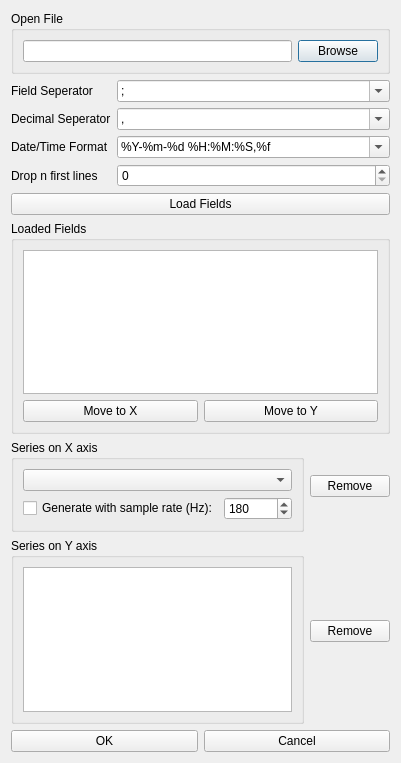
<?xml version="1.0" encoding="UTF-8"?>
<ui version="4.0">
 <class>NewPlot</class>
 <widget class="QDialog" name="NewPlot">
  <property name="geometry">
   <rect>
    <x>0</x>
    <y>0</y>
    <width>401</width>
    <height>763</height>
   </rect>
  </property>
  <property name="windowTitle">
   <string>New Plot</string>
  </property>
  <property name="sizeGripEnabled">
   <bool>false</bool>
  </property>
  <layout class="QVBoxLayout" name="verticalLayout_4">
   <item>
    <widget class="QGroupBox" name="groupBox">
     <property name="title">
      <string>Open File</string>
     </property>
     <layout class="QHBoxLayout" name="horizontalLayout">
      <item>
       <widget class="QLineEdit" name="txtFile"/>
      </item>
      <item>
       <widget class="QPushButton" name="btnBrowse">
        <property name="text">
         <string>Browse</string>
        </property>
       </widget>
      </item>
     </layout>
    </widget>
   </item>
   <item>
    <layout class="QFormLayout" name="formLayout">
     <item row="0" column="0">
      <widget class="QLabel" name="label">
       <property name="frameShape">
        <enum>QFrame::NoFrame</enum>
       </property>
       <property name="frameShadow">
        <enum>QFrame::Plain</enum>
       </property>
       <property name="text">
        <string>Field Seperator</string>
       </property>
      </widget>
     </item>
     <item row="0" column="1">
      <widget class="QComboBox" name="txtSep">
       <property name="editable">
        <bool>true</bool>
       </property>
       <item>
        <property name="text">
         <string>;</string>
        </property>
       </item>
       <item>
        <property name="text">
         <string>,</string>
        </property>
       </item>
       <item>
        <property name="text">
         <string>&lt;tab&gt;</string>
        </property>
       </item>
      </widget>
     </item>
     <item row="1" column="0">
      <widget class="QLabel" name="label_2">
       <property name="text">
        <string>Decimal Seperator</string>
       </property>
      </widget>
     </item>
     <item row="1" column="1">
      <widget class="QComboBox" name="txtDecimal">
       <property name="editable">
        <bool>true</bool>
       </property>
       <item>
        <property name="text">
         <string>,</string>
        </property>
       </item>
       <item>
        <property name="text">
         <string>.</string>
        </property>
       </item>
      </widget>
     </item>
     <item row="2" column="0">
      <widget class="QLabel" name="label_7">
       <property name="text">
        <string>Date/Time Format</string>
       </property>
      </widget>
     </item>
     <item row="2" column="1">
      <widget class="QComboBox" name="txtDateTime">
       <property name="editable">
        <bool>true</bool>
       </property>
       <item>
        <property name="text">
         <string>%Y-%m-%d %H:%M:%S,%f</string>
        </property>
       </item>
       <item>
        <property name="text">
         <string>%Y-%m-%d %H:%M:%S.%f</string>
        </property>
       </item>
       <item>
        <property name="text">
         <string>%H:%M</string>
        </property>
       </item>
       <item>
        <property name="text">
         <string>&lt;seconds&gt;</string>
        </property>
       </item>
       <item>
        <property name="text">
         <string>&lt;milliseconds&gt;</string>
        </property>
       </item>
       <item>
        <property name="text">
         <string>&lt;nanoseconds&gt;</string>
        </property>
       </item>
      </widget>
     </item>
     <item row="3" column="0">
      <widget class="QLabel" name="label_3">
       <property name="text">
        <string>Drop n first lines</string>
       </property>
      </widget>
     </item>
     <item row="3" column="1">
      <widget class="QSpinBox" name="spnLinedrop"/>
     </item>
    </layout>
   </item>
   <item>
    <widget class="QPushButton" name="btnLoad">
     <property name="text">
      <string>Load Fields</string>
     </property>
    </widget>
   </item>
   <item>
    <widget class="QGroupBox" name="groupBox_2">
     <property name="title">
      <string>Loaded Fields</string>
     </property>
     <layout class="QVBoxLayout" name="verticalLayout">
      <item>
       <widget class="QTableView" name="lstVAll">
        <property name="selectionMode">
         <enum>QAbstractItemView::MultiSelection</enum>
        </property>
       </widget>
      </item>
      <item>
       <layout class="QHBoxLayout" name="horizontalLayout">
        <item>
         <widget class="QPushButton" name="btnToX">
          <property name="text">
           <string>Move to X</string>
          </property>
         </widget>
        </item>
        <item>
         <widget class="QPushButton" name="btnToY">
          <property name="text">
           <string>Move to Y</string>
          </property>
         </widget>
        </item>
       </layout>
      </item>
     </layout>
    </widget>
   </item>
   <item>
    <layout class="QGridLayout" name="gridLayout">
     <item row="2" column="0">
      <layout class="QHBoxLayout" name="horizontalLayout_6"/>
     </item>
     <item row="1" column="1">
      <widget class="QGroupBox" name="groupBox_5">
       <property name="title">
        <string>Series on Y axis</string>
       </property>
       <layout class="QVBoxLayout" name="verticalLayout_7">
        <item>
         <widget class="QListView" name="lstVY">
          <property name="selectionMode">
           <enum>QAbstractItemView::MultiSelection</enum>
          </property>
         </widget>
        </item>
       </layout>
      </widget>
     </item>
     <item row="0" column="1">
      <widget class="QGroupBox" name="groupBox_6">
       <property name="title">
        <string>Series on X axis</string>
       </property>
       <layout class="QVBoxLayout" name="verticalLayout_8">
        <item>
         <layout class="QVBoxLayout" name="verticalLayout_2">
          <item>
           <widget class="QComboBox" name="lstVX">
            <property name="maxCount">
             <number>4</number>
            </property>
           </widget>
          </item>
          <item>
           <layout class="QHBoxLayout" name="horizontalLayout_2">
            <item>
             <widget class="QCheckBox" name="chkGenX">
              <property name="text">
               <string>Generate with sample rate (Hz):</string>
              </property>
             </widget>
            </item>
            <item>
             <widget class="QSpinBox" name="spnFs">
              <property name="minimum">
               <number>1</number>
              </property>
              <property name="maximum">
               <number>10000</number>
              </property>
              <property name="value">
               <number>180</number>
              </property>
             </widget>
            </item>
           </layout>
          </item>
         </layout>
        </item>
       </layout>
      </widget>
     </item>
     <item row="1" column="2">
      <widget class="QPushButton" name="btnRemoveY">
       <property name="sizePolicy">
        <sizepolicy hsizetype="Fixed" vsizetype="Fixed">
         <horstretch>0</horstretch>
         <verstretch>0</verstretch>
        </sizepolicy>
       </property>
       <property name="text">
        <string>Remove</string>
       </property>
      </widget>
     </item>
     <item row="0" column="2">
      <widget class="QPushButton" name="btnRemoveX">
       <property name="sizePolicy">
        <sizepolicy hsizetype="Fixed" vsizetype="Fixed">
         <horstretch>0</horstretch>
         <verstretch>0</verstretch>
        </sizepolicy>
       </property>
       <property name="text">
        <string>Remove</string>
       </property>
      </widget>
     </item>
    </layout>
   </item>
   <item>
    <layout class="QHBoxLayout" name="horizontalLayout_3">
     <item>
      <widget class="QPushButton" name="btnOk">
       <property name="text">
        <string>OK</string>
       </property>
      </widget>
     </item>
     <item>
      <widget class="QPushButton" name="btnCancel">
       <property name="text">
        <string>Cancel</string>
       </property>
      </widget>
     </item>
    </layout>
   </item>
  </layout>
  <zorder>groupBox</zorder>
  <zorder>groupBox_2</zorder>
  <zorder>btnLoad</zorder>
 </widget>
 <resources/>
 <connections>
  <connection>
   <sender>chkGenX</sender>
   <signal>clicked(bool)</signal>
   <receiver>lstVX</receiver>
   <slot>setDisabled(bool)</slot>
   <hints>
    <hint type="sourcelabel">
     <x>106</x>
     <y>494</y>
    </hint>
    <hint type="destinationlabel">
     <x>163</x>
     <y>467</y>
    </hint>
   </hints>
  </connection>
 </connections>
 <designerdata>
  <property name="gridDeltaX">
   <number>10</number>
  </property>
  <property name="gridDeltaY">
   <number>10</number>
  </property>
  <property name="gridSnapX">
   <bool>true</bool>
  </property>
  <property name="gridSnapY">
   <bool>true</bool>
  </property>
  <property name="gridVisible">
   <bool>true</bool>
  </property>
 </designerdata>
</ui>
